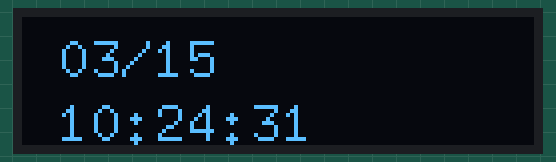
A sketch run on a simulated ESP8266 (NodeMCU). Parts: 128×32 one-colour display. WiFi joins after 1.5 s; servers stay silent unless stated; the local clock reads 2024-03-15 10:24:30 at power-on unless the sketch sets it; what the sketch prints to the serial monitor is not drawn.

Above: at 1.6 s.
At 5.7 s:
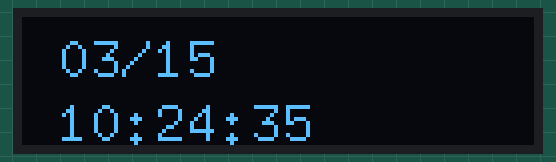
At 10.8 s:
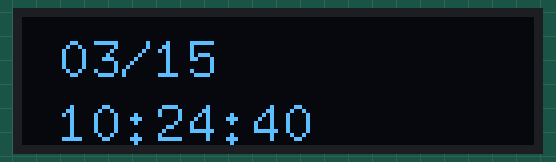
At 19.9 s:
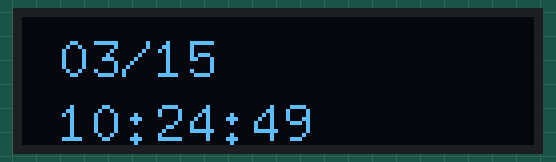
At 29.0 s:
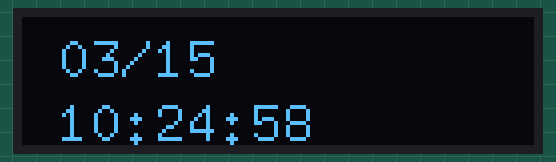
At 38.1 s:
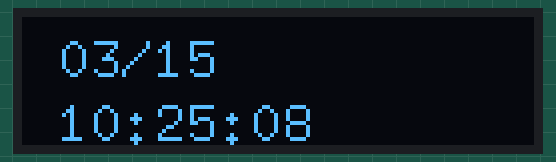

Measured:
- what the display in image 0 shows lasts 1.0 s, from 1.6 s to 2.6 s

The sketch:

wi-fi-ntp-rtcset.ino.ino
```cpp
#include <RTClib.h>
#include <Wire.h>
#include <U8g2lib.h>
#include <ESP8266WiFi.h>
#include <time.h>
#define WIFI_SSID   "Buffalo-G-1698"
#define WIFI_PASSWORD   "pwykhfvgjcnnk"
#define JST     3600*9

char a[32];
char b[32];
char c[24];
RTC_DS3231 RTC;
U8G2_SSD1306_128X32_UNIVISION_F_HW_I2C u8g2(U8G2_R0, /* reset=*/ U8X8_PIN_NONE); //STM32F103C8T6(BlackPill) and DSDtech I2C

void setup() {
  Serial.begin(9600);
  Wire.begin();
  RTC.begin();
  u8g2.begin();
  /*RTC.adjust(DateTime(F(__DATE__),F(__TIME__)));
    rtc.adjust(DateTime(2020, 5, 14, 9, 27, 0));
    to set time on boot
  */
  #define timestr " DATE  TIME"

  WiFi.begin(WIFI_SSID, WIFI_PASSWORD);
  while(WiFi.status() != WL_CONNECTED) {
    Serial.print('.');
    delay(500);
  }
  Serial.println();
  Serial.printf("Connected, IP address: ");
  Serial.println(WiFi.localIP());
  configTzTime("JST-9", "time.google.com", "ntp.nict.jp");
}

void loop() {
  time_t t;
  struct tm *tm;
  t = time(NULL);
  tm = localtime(&t);
  sprintf(c, "%04d,%02d,%02d,%02d,%02d,%02d", tm->tm_year+1900, tm->tm_mon+1, tm->tm_mday, tm->tm_hour, tm->tm_min, tm->tm_sec);
  Serial.println(c);
  RTC.adjust(DateTime(tm->tm_year+1900, tm->tm_mon+1, tm->tm_mday, tm->tm_hour, tm->tm_min, tm->tm_sec));
//this part for display nowtime on serialmonitor
  DateTime now = RTC.now();
  sprintf(a, " %02d/%02d",  now.month(), now.day());
  sprintf(b, " %02d:%02d:%02d",  now.hour(), now.minute(), now.second());

  Serial.print(F("Date: "));
  Serial.println(a);
  Serial.print(F("Time: "));
  Serial.println(b);

//  time_t t;
//  struct tm *tm;
//  t = time(NULL);
//  tm = localtime(&t);
//  Serial.printf("Date Time :  %04d/%02d/%02d %02d:%02d:%02d\n",
//        tm->tm_year+1900, tm->tm_mon+1, tm->tm_mday,
//        tm->tm_hour, tm->tm_min, tm->tm_sec);

//  sprintf(a, "DATE:%02d/%02d", tm->tm_mon+1, tm->tm_mday);
//  sprintf(b, "TIME %02d:%02d:%02d", tm->tm_hour, tm->tm_min, tm->tm_sec);
//this part for display nowtime on LCD
  u8g2.clearBuffer();                   // clear the internal memory
  u8g2.setFont(u8g2_font_8x13_tf);  // choose a suitable font  u8g2_font_8x13_tf u8g2_font_fur30_tf
  u8g2.drawStr(1,15,a); // write date
  u8g2.drawStr(1,31,b); // write time
  u8g2.sendBuffer();
  delay(1000);
}
```
